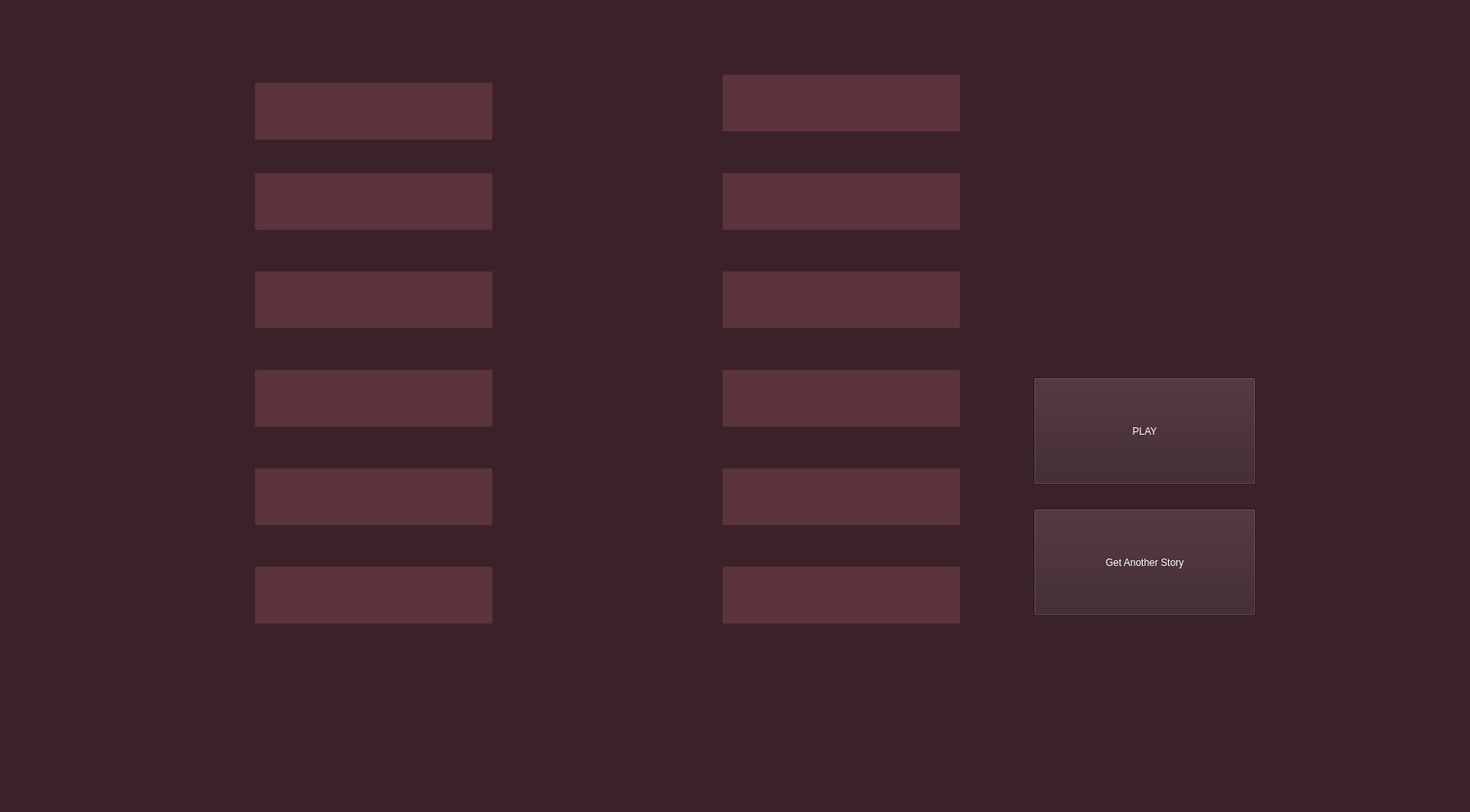
<?xml version="1.0" encoding="UTF-8"?>
<ui version="4.0">
 <class>MainWindow</class>
 <widget class="QMainWindow" name="MainWindow">
  <property name="geometry">
   <rect>
    <x>0</x>
    <y>0</y>
    <width>1792</width>
    <height>990</height>
   </rect>
  </property>
  <property name="windowTitle">
   <string>MainWindow</string>
  </property>
  <property name="styleSheet">
   <string notr="true">background-color: rgb(58, 33, 42);
color: rgb(255, 255, 255);</string>
  </property>
  <widget class="QWidget" name="centralwidget">
   <widget class="QLineEdit" name="submission_1">
    <property name="geometry">
     <rect>
      <x>310</x>
      <y>100</y>
      <width>291</width>
      <height>71</height>
     </rect>
    </property>
    <property name="styleSheet">
     <string notr="true">background-color: rgb(92, 52, 60);
font: 24pt &quot;Avenir Next Condensed&quot;;
</string>
    </property>
    <property name="text">
     <string/>
    </property>
   </widget>
   <widget class="QLabel" name="typeOfWord_1">
    <property name="geometry">
     <rect>
      <x>70</x>
      <y>90</y>
      <width>221</width>
      <height>61</height>
     </rect>
    </property>
    <property name="styleSheet">
     <string notr="true">font: 35pt &quot;Avenir Next Condensed&quot;;
color: rgb(255, 255, 255);</string>
    </property>
    <property name="text">
     <string/>
    </property>
   </widget>
   <widget class="QLineEdit" name="submission_2">
    <property name="geometry">
     <rect>
      <x>310</x>
      <y>210</y>
      <width>291</width>
      <height>71</height>
     </rect>
    </property>
    <property name="styleSheet">
     <string notr="true">background-color: rgb(92, 52, 60);
font: 24pt &quot;Avenir Next Condensed&quot;;
</string>
    </property>
    <property name="text">
     <string/>
    </property>
    <property name="frame">
     <bool>true</bool>
    </property>
   </widget>
   <widget class="QLabel" name="typeOfWord_2">
    <property name="geometry">
     <rect>
      <x>70</x>
      <y>210</y>
      <width>221</width>
      <height>61</height>
     </rect>
    </property>
    <property name="styleSheet">
     <string notr="true">font: 35pt &quot;Avenir Next Condensed&quot;;
color: rgb(255, 255, 255);</string>
    </property>
    <property name="text">
     <string/>
    </property>
   </widget>
   <widget class="QLineEdit" name="submission_3">
    <property name="geometry">
     <rect>
      <x>310</x>
      <y>330</y>
      <width>291</width>
      <height>71</height>
     </rect>
    </property>
    <property name="styleSheet">
     <string notr="true">background-color: rgb(92, 52, 60);
font: 24pt &quot;Avenir Next Condensed&quot;;
border-color: rgb(255, 255, 255);</string>
    </property>
    <property name="text">
     <string/>
    </property>
   </widget>
   <widget class="QLabel" name="typeOfWord_3">
    <property name="geometry">
     <rect>
      <x>70</x>
      <y>330</y>
      <width>221</width>
      <height>61</height>
     </rect>
    </property>
    <property name="styleSheet">
     <string notr="true">font: 35pt &quot;Avenir Next Condensed&quot;;
color: rgb(255, 255, 255);</string>
    </property>
    <property name="text">
     <string/>
    </property>
   </widget>
   <widget class="QLineEdit" name="submission_4">
    <property name="geometry">
     <rect>
      <x>310</x>
      <y>450</y>
      <width>291</width>
      <height>71</height>
     </rect>
    </property>
    <property name="styleSheet">
     <string notr="true">background-color: rgb(92, 52, 60);
font: 24pt &quot;Avenir Next Condensed&quot;;
border-color: rgb(255, 255, 255);</string>
    </property>
    <property name="text">
     <string/>
    </property>
   </widget>
   <widget class="QLabel" name="typeOfWord_4">
    <property name="geometry">
     <rect>
      <x>70</x>
      <y>450</y>
      <width>221</width>
      <height>61</height>
     </rect>
    </property>
    <property name="styleSheet">
     <string notr="true">font: 35pt &quot;Avenir Next Condensed&quot;;
color: rgb(255, 255, 255);</string>
    </property>
    <property name="text">
     <string/>
    </property>
   </widget>
   <widget class="QLineEdit" name="submission_5">
    <property name="geometry">
     <rect>
      <x>310</x>
      <y>570</y>
      <width>291</width>
      <height>71</height>
     </rect>
    </property>
    <property name="styleSheet">
     <string notr="true">background-color: rgb(92, 52, 60);
font: 24pt &quot;Avenir Next Condensed&quot;;
</string>
    </property>
    <property name="text">
     <string/>
    </property>
   </widget>
   <widget class="QLabel" name="typeOfWord_5">
    <property name="geometry">
     <rect>
      <x>70</x>
      <y>570</y>
      <width>221</width>
      <height>61</height>
     </rect>
    </property>
    <property name="styleSheet">
     <string notr="true">font: 35pt &quot;Avenir Next Condensed&quot;;
color: rgb(255, 255, 255);</string>
    </property>
    <property name="text">
     <string/>
    </property>
   </widget>
   <widget class="QLineEdit" name="submission_6">
    <property name="geometry">
     <rect>
      <x>310</x>
      <y>690</y>
      <width>291</width>
      <height>71</height>
     </rect>
    </property>
    <property name="styleSheet">
     <string notr="true">background-color: rgb(92, 52, 60);
font: 24pt &quot;Avenir Next Condensed&quot;;
</string>
    </property>
    <property name="text">
     <string/>
    </property>
   </widget>
   <widget class="QLabel" name="typeOfWord_6">
    <property name="geometry">
     <rect>
      <x>70</x>
      <y>690</y>
      <width>221</width>
      <height>61</height>
     </rect>
    </property>
    <property name="styleSheet">
     <string notr="true">font: 35pt &quot;Avenir Next Condensed&quot;;
color: rgb(255, 255, 255);</string>
    </property>
    <property name="text">
     <string/>
    </property>
   </widget>
   <widget class="QLineEdit" name="submission_7">
    <property name="geometry">
     <rect>
      <x>880</x>
      <y>90</y>
      <width>291</width>
      <height>71</height>
     </rect>
    </property>
    <property name="styleSheet">
     <string notr="true">background-color: rgb(92, 52, 60);
font: 24pt &quot;Avenir Next Condensed&quot;;
</string>
    </property>
    <property name="text">
     <string/>
    </property>
   </widget>
   <widget class="QLabel" name="typeOfWord_7">
    <property name="geometry">
     <rect>
      <x>640</x>
      <y>90</y>
      <width>221</width>
      <height>61</height>
     </rect>
    </property>
    <property name="styleSheet">
     <string notr="true">font: 35pt &quot;Avenir Next Condensed&quot;;
color: rgb(255, 255, 255);</string>
    </property>
    <property name="text">
     <string/>
    </property>
   </widget>
   <widget class="QLineEdit" name="submission_8">
    <property name="geometry">
     <rect>
      <x>880</x>
      <y>210</y>
      <width>291</width>
      <height>71</height>
     </rect>
    </property>
    <property name="styleSheet">
     <string notr="true">background-color: rgb(92, 52, 60);
font: 24pt &quot;Avenir Next Condensed&quot;;
</string>
    </property>
    <property name="text">
     <string/>
    </property>
   </widget>
   <widget class="QLabel" name="typeOfWord_8">
    <property name="geometry">
     <rect>
      <x>640</x>
      <y>210</y>
      <width>221</width>
      <height>61</height>
     </rect>
    </property>
    <property name="styleSheet">
     <string notr="true">font: 35pt &quot;Avenir Next Condensed&quot;;
color: rgb(255, 255, 255);</string>
    </property>
    <property name="text">
     <string/>
    </property>
   </widget>
   <widget class="QLineEdit" name="submission_9">
    <property name="geometry">
     <rect>
      <x>880</x>
      <y>330</y>
      <width>291</width>
      <height>71</height>
     </rect>
    </property>
    <property name="styleSheet">
     <string notr="true">background-color: rgb(92, 52, 60);
font: 24pt &quot;Avenir Next Condensed&quot;;
</string>
    </property>
    <property name="text">
     <string/>
    </property>
   </widget>
   <widget class="QLabel" name="typeOfWord_9">
    <property name="geometry">
     <rect>
      <x>640</x>
      <y>330</y>
      <width>221</width>
      <height>61</height>
     </rect>
    </property>
    <property name="styleSheet">
     <string notr="true">font: 35pt &quot;Avenir Next Condensed&quot;;
color: rgb(255, 255, 255);</string>
    </property>
    <property name="text">
     <string/>
    </property>
   </widget>
   <widget class="QLineEdit" name="submission_10">
    <property name="geometry">
     <rect>
      <x>880</x>
      <y>450</y>
      <width>291</width>
      <height>71</height>
     </rect>
    </property>
    <property name="styleSheet">
     <string notr="true">background-color: rgb(92, 52, 60);
font: 24pt &quot;Avenir Next Condensed&quot;;
</string>
    </property>
    <property name="text">
     <string/>
    </property>
   </widget>
   <widget class="QLabel" name="typeOfWord_10">
    <property name="geometry">
     <rect>
      <x>640</x>
      <y>450</y>
      <width>221</width>
      <height>61</height>
     </rect>
    </property>
    <property name="styleSheet">
     <string notr="true">font: 35pt &quot;Avenir Next Condensed&quot;;
color: rgb(255, 255, 255);</string>
    </property>
    <property name="text">
     <string/>
    </property>
   </widget>
   <widget class="QLineEdit" name="submission_11">
    <property name="geometry">
     <rect>
      <x>880</x>
      <y>570</y>
      <width>291</width>
      <height>71</height>
     </rect>
    </property>
    <property name="styleSheet">
     <string notr="true">background-color: rgb(92, 52, 60);
font: 24pt &quot;Avenir Next Condensed&quot;;
</string>
    </property>
    <property name="text">
     <string/>
    </property>
   </widget>
   <widget class="QLabel" name="typeOfWord_11">
    <property name="geometry">
     <rect>
      <x>640</x>
      <y>570</y>
      <width>221</width>
      <height>61</height>
     </rect>
    </property>
    <property name="styleSheet">
     <string notr="true">font: 35pt &quot;Avenir Next Condensed&quot;;
color: rgb(255, 255, 255);</string>
    </property>
    <property name="text">
     <string/>
    </property>
   </widget>
   <widget class="QLineEdit" name="submission_12">
    <property name="geometry">
     <rect>
      <x>880</x>
      <y>690</y>
      <width>291</width>
      <height>71</height>
     </rect>
    </property>
    <property name="styleSheet">
     <string notr="true">background-color: rgb(92, 52, 60);
font: 24pt &quot;Avenir Next Condensed&quot;;
</string>
    </property>
    <property name="text">
     <string/>
    </property>
   </widget>
   <widget class="QLabel" name="typeOfWord_12">
    <property name="geometry">
     <rect>
      <x>640</x>
      <y>690</y>
      <width>221</width>
      <height>61</height>
     </rect>
    </property>
    <property name="styleSheet">
     <string notr="true">font: 35pt &quot;Avenir Next Condensed&quot;;
color: rgb(255, 255, 255);</string>
    </property>
    <property name="text">
     <string/>
    </property>
   </widget>
   <widget class="QPushButton" name="playStory">
    <property name="geometry">
     <rect>
      <x>1260</x>
      <y>460</y>
      <width>271</width>
      <height>131</height>
     </rect>
    </property>
    <property name="styleSheet">
     <string notr="true">font: 60pt &quot;Avenir Next Condensed&quot;;</string>
    </property>
    <property name="text">
     <string>PLAY</string>
    </property>
   </widget>
   <widget class="QPushButton" name="anotherOne">
    <property name="geometry">
     <rect>
      <x>1260</x>
      <y>620</y>
      <width>271</width>
      <height>131</height>
     </rect>
    </property>
    <property name="styleSheet">
     <string notr="true">font: 34pt &quot;Avenir Next Condensed&quot;;</string>
    </property>
    <property name="text">
     <string>Get Another Story</string>
    </property>
   </widget>
   <widget class="QLabel" name="typeOfWord_13">
    <property name="geometry">
     <rect>
      <x>680</x>
      <y>1050</y>
      <width>221</width>
      <height>61</height>
     </rect>
    </property>
    <property name="styleSheet">
     <string notr="true">font: 35pt &quot;Avenir Next Condensed&quot;;
color: rgb(255, 255, 255);</string>
    </property>
    <property name="text">
     <string/>
    </property>
   </widget>
   <widget class="QLineEdit" name="submission_13">
    <property name="geometry">
     <rect>
      <x>920</x>
      <y>1060</y>
      <width>291</width>
      <height>71</height>
     </rect>
    </property>
    <property name="styleSheet">
     <string notr="true">background-color: rgb(92, 52, 60);
font: 24pt &quot;Avenir Next Condensed&quot;;
</string>
    </property>
    <property name="text">
     <string/>
    </property>
   </widget>
   <widget class="QLabel" name="typeOfWord_14">
    <property name="geometry">
     <rect>
      <x>680</x>
      <y>1050</y>
      <width>221</width>
      <height>61</height>
     </rect>
    </property>
    <property name="styleSheet">
     <string notr="true">font: 35pt &quot;Avenir Next Condensed&quot;;
color: rgb(255, 255, 255);</string>
    </property>
    <property name="text">
     <string/>
    </property>
   </widget>
   <widget class="QLineEdit" name="submission_14">
    <property name="geometry">
     <rect>
      <x>920</x>
      <y>1060</y>
      <width>291</width>
      <height>71</height>
     </rect>
    </property>
    <property name="styleSheet">
     <string notr="true">background-color: rgb(92, 52, 60);
font: 24pt &quot;Avenir Next Condensed&quot;;
</string>
    </property>
    <property name="text">
     <string/>
    </property>
   </widget>
   <widget class="QLabel" name="typeOfWord_15">
    <property name="geometry">
     <rect>
      <x>680</x>
      <y>1050</y>
      <width>221</width>
      <height>61</height>
     </rect>
    </property>
    <property name="styleSheet">
     <string notr="true">font: 35pt &quot;Avenir Next Condensed&quot;;
color: rgb(255, 255, 255);</string>
    </property>
    <property name="text">
     <string/>
    </property>
   </widget>
   <widget class="QLineEdit" name="submission_15">
    <property name="geometry">
     <rect>
      <x>920</x>
      <y>1060</y>
      <width>291</width>
      <height>71</height>
     </rect>
    </property>
    <property name="styleSheet">
     <string notr="true">background-color: rgb(92, 52, 60);
font: 24pt &quot;Avenir Next Condensed&quot;;
</string>
    </property>
    <property name="text">
     <string/>
    </property>
   </widget>
   <widget class="QLabel" name="typeOfWord_16">
    <property name="geometry">
     <rect>
      <x>680</x>
      <y>1050</y>
      <width>221</width>
      <height>61</height>
     </rect>
    </property>
    <property name="styleSheet">
     <string notr="true">font: 35pt &quot;Avenir Next Condensed&quot;;
color: rgb(255, 255, 255);</string>
    </property>
    <property name="text">
     <string/>
    </property>
   </widget>
   <widget class="QLineEdit" name="submission_16">
    <property name="geometry">
     <rect>
      <x>920</x>
      <y>1060</y>
      <width>291</width>
      <height>71</height>
     </rect>
    </property>
    <property name="styleSheet">
     <string notr="true">background-color: rgb(92, 52, 60);
font: 24pt &quot;Avenir Next Condensed&quot;;
</string>
    </property>
    <property name="text">
     <string/>
    </property>
   </widget>
   <widget class="QLabel" name="typeOfWord_17">
    <property name="geometry">
     <rect>
      <x>680</x>
      <y>1050</y>
      <width>221</width>
      <height>61</height>
     </rect>
    </property>
    <property name="styleSheet">
     <string notr="true">font: 35pt &quot;Avenir Next Condensed&quot;;
color: rgb(255, 255, 255);</string>
    </property>
    <property name="text">
     <string/>
    </property>
   </widget>
   <widget class="QLineEdit" name="submission_17">
    <property name="geometry">
     <rect>
      <x>920</x>
      <y>1060</y>
      <width>291</width>
      <height>71</height>
     </rect>
    </property>
    <property name="styleSheet">
     <string notr="true">background-color: rgb(92, 52, 60);
font: 24pt &quot;Avenir Next Condensed&quot;;
</string>
    </property>
    <property name="text">
     <string/>
    </property>
   </widget>
   <widget class="QLabel" name="typeOfWord_18">
    <property name="geometry">
     <rect>
      <x>680</x>
      <y>1050</y>
      <width>221</width>
      <height>61</height>
     </rect>
    </property>
    <property name="styleSheet">
     <string notr="true">font: 35pt &quot;Avenir Next Condensed&quot;;
color: rgb(255, 255, 255);</string>
    </property>
    <property name="text">
     <string/>
    </property>
   </widget>
   <widget class="QLineEdit" name="submission_18">
    <property name="geometry">
     <rect>
      <x>920</x>
      <y>1060</y>
      <width>291</width>
      <height>71</height>
     </rect>
    </property>
    <property name="styleSheet">
     <string notr="true">background-color: rgb(92, 52, 60);
font: 24pt &quot;Avenir Next Condensed&quot;;
</string>
    </property>
    <property name="text">
     <string/>
    </property>
   </widget>
   <widget class="QLabel" name="typeOfWord_19">
    <property name="geometry">
     <rect>
      <x>680</x>
      <y>1050</y>
      <width>221</width>
      <height>61</height>
     </rect>
    </property>
    <property name="styleSheet">
     <string notr="true">font: 35pt &quot;Avenir Next Condensed&quot;;
color: rgb(255, 255, 255);</string>
    </property>
    <property name="text">
     <string/>
    </property>
   </widget>
   <widget class="QLineEdit" name="submission_19">
    <property name="geometry">
     <rect>
      <x>920</x>
      <y>1060</y>
      <width>291</width>
      <height>71</height>
     </rect>
    </property>
    <property name="styleSheet">
     <string notr="true">background-color: rgb(92, 52, 60);
font: 24pt &quot;Avenir Next Condensed&quot;;
</string>
    </property>
    <property name="text">
     <string/>
    </property>
   </widget>
   <widget class="QLabel" name="typeOfWord_20">
    <property name="geometry">
     <rect>
      <x>680</x>
      <y>1050</y>
      <width>221</width>
      <height>61</height>
     </rect>
    </property>
    <property name="styleSheet">
     <string notr="true">font: 35pt &quot;Avenir Next Condensed&quot;;
color: rgb(255, 255, 255);</string>
    </property>
    <property name="text">
     <string/>
    </property>
   </widget>
   <widget class="QLineEdit" name="submission_20">
    <property name="geometry">
     <rect>
      <x>920</x>
      <y>1060</y>
      <width>291</width>
      <height>71</height>
     </rect>
    </property>
    <property name="styleSheet">
     <string notr="true">background-color: rgb(92, 52, 60);
font: 24pt &quot;Avenir Next Condensed&quot;;
</string>
    </property>
    <property name="text">
     <string/>
    </property>
   </widget>
   <widget class="QLabel" name="typeOfWord_21">
    <property name="geometry">
     <rect>
      <x>680</x>
      <y>1050</y>
      <width>221</width>
      <height>61</height>
     </rect>
    </property>
    <property name="styleSheet">
     <string notr="true">font: 35pt &quot;Avenir Next Condensed&quot;;
color: rgb(255, 255, 255);</string>
    </property>
    <property name="text">
     <string/>
    </property>
   </widget>
   <widget class="QLineEdit" name="submission_21">
    <property name="geometry">
     <rect>
      <x>920</x>
      <y>1060</y>
      <width>291</width>
      <height>71</height>
     </rect>
    </property>
    <property name="styleSheet">
     <string notr="true">background-color: rgb(92, 52, 60);
font: 24pt &quot;Avenir Next Condensed&quot;;
</string>
    </property>
    <property name="text">
     <string/>
    </property>
   </widget>
   <widget class="QLabel" name="typeOfWord_22">
    <property name="geometry">
     <rect>
      <x>680</x>
      <y>1050</y>
      <width>221</width>
      <height>61</height>
     </rect>
    </property>
    <property name="styleSheet">
     <string notr="true">font: 35pt &quot;Avenir Next Condensed&quot;;
color: rgb(255, 255, 255);</string>
    </property>
    <property name="text">
     <string/>
    </property>
   </widget>
   <widget class="QLineEdit" name="submission_22">
    <property name="geometry">
     <rect>
      <x>920</x>
      <y>1060</y>
      <width>291</width>
      <height>71</height>
     </rect>
    </property>
    <property name="styleSheet">
     <string notr="true">background-color: rgb(92, 52, 60);
font: 24pt &quot;Avenir Next Condensed&quot;;
</string>
    </property>
    <property name="text">
     <string/>
    </property>
   </widget>
  </widget>
  <widget class="QMenuBar" name="menubar">
   <property name="geometry">
    <rect>
     <x>0</x>
     <y>0</y>
     <width>1792</width>
     <height>24</height>
    </rect>
   </property>
  </widget>
  <widget class="QStatusBar" name="statusbar"/>
 </widget>
 <resources/>
 <connections/>
</ui>
